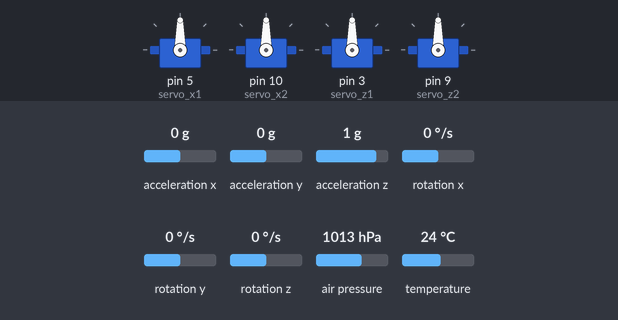
The sketch below on a simulated Arduino Uno, built with avr-gcc and run on an emulated ATmega328P. Parts: 4 × servo. Wiring (inferred from the names in the program): MPU-6050 motion sensor at I2C address 0x68. Inputs (shaded band) come from the test bench; at power-on: acceleration x 0 g, acceleration y 0 g, acceleration z 1 g, rotation x 0 °/s, rotation y 0 °/s, rotation z 0 °/s, air pressure 1013 hPa, temperature 24 °C. What the sketch prints to the serial monitor is not drawn.

Above: at 1.6 s.
1.7 s: acceleration x set to -1.4 g
At 3.6 s:
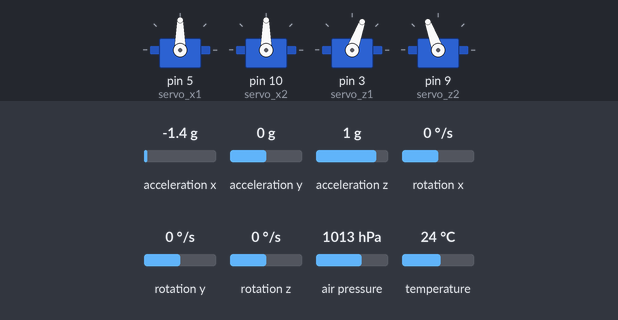
3.9 s: acceleration y set to 0.2 g
At 5.2 s:
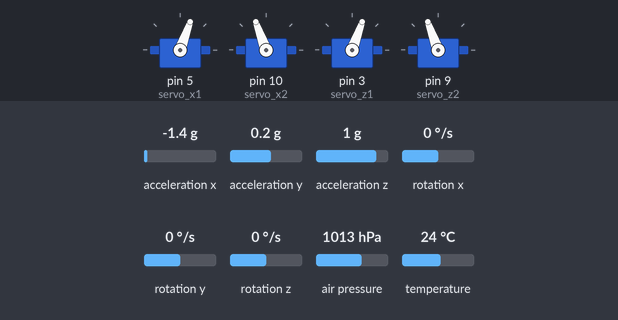
5.9 s: acceleration y set to -1.4 g
At 7.6 s:
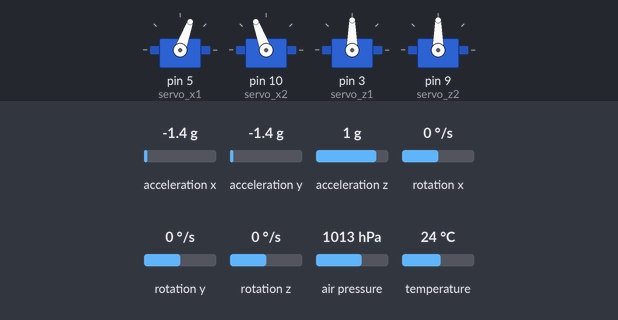
7.9 s: acceleration x set to -0.8 g
11.9 s: acceleration x set to -0.5 g
At 12.9 s:
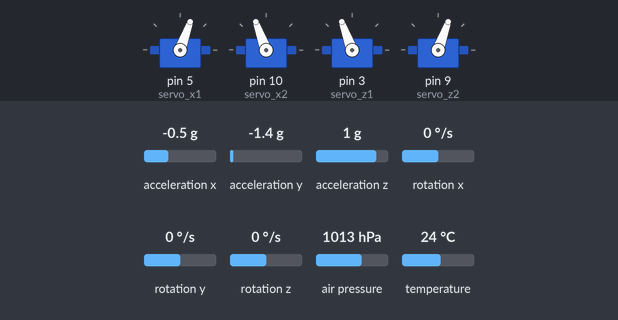
13.8 s: acceleration y set to -1.2 g
15.5 s: acceleration y set to -0.9 g
At 17.1 s:
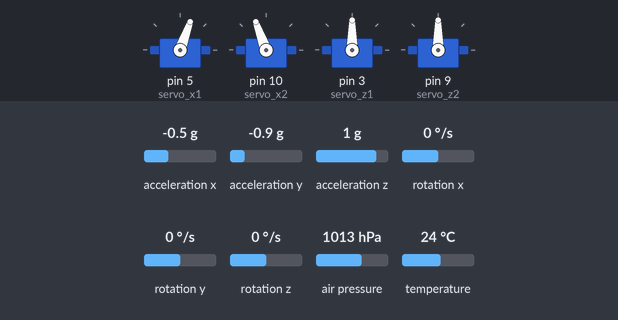
Timing chart, 0 to 18.6 s (numbered marks = the images above; inputs shaded):
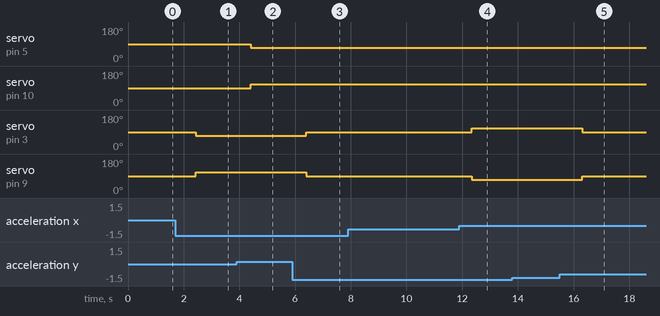

The sketch:

the_final_framework.ino
```cpp
// Baro source: BMP180 library's altitude example
// readGyro source: https://how2electronics.com/measure-tilt-angle-mpu6050-arduino/

#include <SFE_BMP180.h>
#include <Servo.h>
#include <Wire.h>

// compiler haalt dit eruit waardoor het leesbaar is maar geen computing power kost
const int LAUNCH = 0;
const int FLIGHT = 1;
const int DROP = 2;
const int LANDING = 3;
const int LANDED = 4;


int status = 0;
int currentSpeed = 0;
int maxSpeed = 100;
int height = 0;
int thrust = 0;
int maxThrust = 100;
bool errorPushed = false;

// de PID variabelen
Servo servo_x1;
Servo servo_x2;
Servo servo_z1;
Servo servo_z2;

const int MPU_addr=0x68;
int16_t AcX,AcY,AcZ,Tmp,GyX,GyY,GyZ;

int minVal=265;
int maxVal=402;

double x;
double y;
double z;

double Cal_x;
double Cal_z;

const int servo_0 = 90;

// de Barometer variabelen
SFE_BMP180 pressure;

double baseline;


// PID Setup
void setupPID(){
// attaches a servo to a pin
  servo_x1.attach(5);
  servo_x2.attach(10);
  servo_z1.attach(3);
  servo_z2.attach(9);

  // Starts the communication with the gyro
  Wire.begin();
  Wire.beginTransmission(MPU_addr);
  Wire.write(0x6B);
  Wire.write(0);
  Wire.endTransmission(true);
  Serial.begin(9600);

  // calibrate the x and z values
  readGyro();
  Cal_x = x;
  Cal_z = z;
}

// het bijsturen als waardes niet binnen een bepaalde range zijn
void PID() {
  // Measures the location of the gyro
  readGyro();

  if(x >+ (Cal_x - 20) && x <= (Cal_x + 20)){
    servo_x1.write(servo_0);
    servo_x2.write(servo_0);
    delay(15);
  }
  else if(x < (Cal_x - 20)){
    servo_x1.write(servo_0 - 20);
    servo_x2.write(servo_0 + 20);
    delay(15);
  }
  else if(x > (Cal_x + 20)){
    servo_x1.write(servo_0 + 20);
    servo_x2.write(servo_0 - 20);
    delay(15);
  }

  if(z >= (Cal_z - 20) && z <= (Cal_z + 20)){
    servo_z1.write(servo_0);
    servo_z2.write(servo_0);
    delay(15);
  }
  else if(z < (Cal_z - 20)){
    servo_z1.write(servo_0 - 20);
    servo_z2.write(servo_0 + 20);
    delay(15);
  }
  else if(z > (Cal_z + 20)){
    servo_z1.write(servo_0 + 20);
    servo_z2.write(servo_0 - 20);
    delay(15);
  }
}

// leest de waardes van de Gyro
void readGyro(){
  Wire.beginTransmission(MPU_addr);
  Wire.write(0x3B);
  Wire.endTransmission(false);
  Wire.requestFrom(MPU_addr,14,true);
  AcX=Wire.read()<<8|Wire.read();
  AcY=Wire.read()<<8|Wire.read();
  AcZ=Wire.read()<<8|Wire.read();
  int xAng = map(AcX,minVal,maxVal,-90,90);
  int yAng = map(AcY,minVal,maxVal,-90,90);
  int zAng = map(AcZ,minVal,maxVal,-90,90);

  x= RAD_TO_DEG * (atan2(-yAng, -zAng)+PI);
  y= RAD_TO_DEG * (atan2(-xAng, -zAng)+PI);
  z= RAD_TO_DEG * (atan2(-yAng, -xAng)+PI);

  Serial.print("AngleX= ");
  Serial.println(x);

  Serial.print("AngleY= ");
  Serial.println(y);

  Serial.print("AngleZ= ");
  Serial.println(z);
  Serial.println("-----------------------------------------");
  delay(400);
}

// De barometer setup
void bootBaro(){
  Serial.begin(9600);
  Serial.println("REBOOT");

  // initialize the sensor
  if (pressure.begin())
    Serial.println("BMP180 init success");
  else
  {
    Serial.println("BMP180 init fail\n\n");
    while(1); // pause forever
  }

  baseline = getPressure();
  Serial.print(baseline);
  Serial.print(" mb");
}

int getHeight(){
  double a, P;

  P = getPressure();

  a = pressure.altitude(P, baseline);

  Serial.println("relative altitude: ");
  if (a >= 0.0) Serial.print(" "); // add a space for positive numbers
  Serial.print(a,1);
  Serial.print(" meters");

  delay(500);
  return a;
}

// meet de luchtdruk om daar mee te kunnen rekenen
double getPressure()
{
  char status;
  double T,P,p0,a;

    // You must first get a temperature measurement to perform a pressure reading.

  // Start a temperature measurement:
  // If request is successful, the number of ms to wait is returned.
  // If request is unsuccessful, 0 is returned.

  status = pressure.startTemperature();
  if (status != 0)
  {
    // wait for the measurement to complete

    delay(status);

    // Retrieve the completed temperature measurement:
    // Note that the measurement is stored in the variable T.
    // Use '&T' to provide the address of T to the function.
    // Function returns 1 if successful, 0 if failure.

    status = pressure.getTemperature(T);
    if (status != 0)
    {
      // Start a pressure measurement:
      // The parameter is the oversampling setting, from 0 to 3 (highest res, longest wait).
      // If request is successful, the number of ms to wait is returned.
      // If request is unsuccessful, 0 is returned.

      status = pressure.startPressure(3);
      if (status != 0)
      {
        // wait for the measurement to complete
        delay(status);

        // Retrieve the completed pressure measurement:
        // Note that the measurement is stored in the variable P.
        // Use '&P' to provide the address of P.
        // Note also that the function requires the previous temperature measurement (T).
        // (If temperature is stable, you can do one temperature measurement for a number of pressure measurements.)
        // Function returns 1 if successful, 0 if failure.

        status = pressure.getPressure(P, T);
        if (status != 0)
        {
          return(P);
        }
        else Serial.println("error retrieving pressure measurement\n");
      }
      else Serial.println("error retrieving pressure measurement\n");
    }
    else Serial.println("error retrieving pressure measurement\n");
  }
  else Serial.println("error retrieving pressure measurement\n");
}

// safety clause
void error() {
  // ejectParachute();
  // stopMotor();
}

void setup() {
  bootBaro();
  setupPID();
}

void loop() {
  // ejects parachute and stops motor when we see something go wrong
  if(errorPushed){
    error();
  }

  while(status == LAUNCH){
    if(errorPushed){
      error();
    }

    height = getHeight();

    thrust += 5;
    PID();
    if(currentSpeed >= maxSpeed){
      status = FLIGHT;
    }
  }

  while(status == FLIGHT){
    if(errorPushed){
      error();
    }

    height = getHeight();

    PID();
    if(height == 20){
      status = DROP;
    }
  }

  while(status == DROP){
    if(errorPushed){
      error();
    }

    height = getHeight();

    thrust = 0;
    PID();

    if(height = 10){
      status = LANDING;
    }
  }

  // het landdeel moet verbeterd worden
  while(status == LANDING){
    if(errorPushed){
      error();
    }

    height = getHeight();

    thrust == maxThrust - x;
    if(thrust > 0){
      x += 1;
    }

    if(height == 0){
      status = LANDED;
    }
  }
}
```

Measured:
- the behaviour switches between 0 and 0.1 g on acceleration y (found by bisection; images 1 and 2)
- the behaviour switches between -0.7 and -0.6 g on acceleration x (found by bisection; images 3 and 4)
- the behaviour switches between -1.1 and -1 g on acceleration y (found by bisection; images 4 and 5)
- after the input at 1.7 s, servo on pin 3 (servo_z1): 90° → 70° after 0.74 s; servo on pin 9 (servo_z2): 90° → 110° after 0.74 s
- after the input at 3.9 s, servo on pin 5 (servo_x1): 90° → 70° after 0.50 s; servo on pin 10 (servo_x2): 90° → 110° after 0.50 s
- after the input at 5.9 s, servo on pin 3 (servo_z1): 70° → 90° after 0.50 s; servo on pin 9 (servo_z2): 110° → 90° after 0.50 s
- after the input at 7.9 s, every drawn part: stays the same
- after the input at 11.9 s, servo on pin 3 (servo_z1): 90° → 110° after 0.45 s; servo on pin 9 (servo_z2): 90° → 70° after 0.45 s
- after the input at 13.8 s, every drawn part: stays the same
- after the input at 15.5 s, servo on pin 3 (servo_z1): 110° → 90° after 0.82 s; servo on pin 9 (servo_z2): 70° → 90° after 0.82 s
